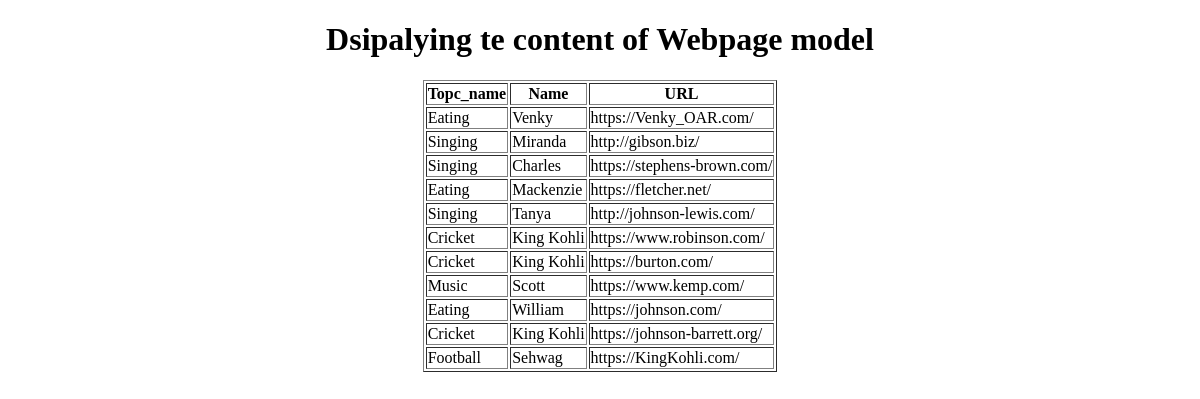
Page /display_webpages/ on the earlier database version.
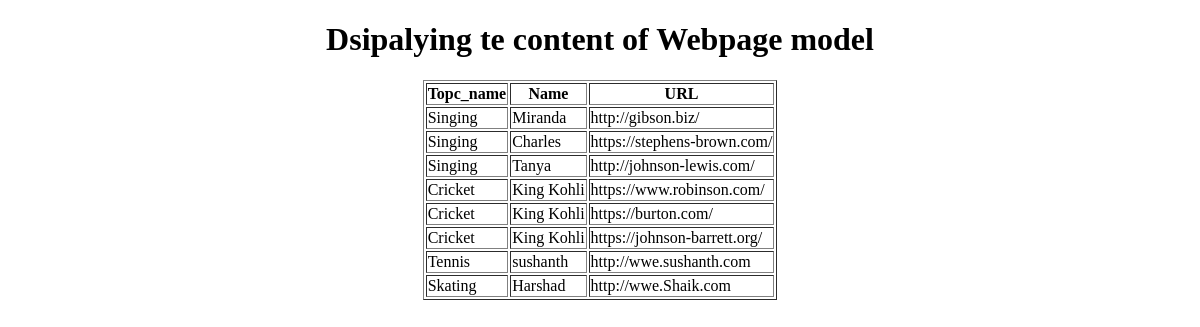
Same page on the later database version.
### app/models.py (models this page shows, shortened)
class Webpage(models.Model):
    topic_name=models.ForeignKey(Topic,on_delete=models.CASCADE)
    name=models.CharField(max_length=100)
    url=models.URLField(max_length=150)

class Topic(models.Model):
    topic_name=models.CharField(max_length=100,primary_key=True)
    def __str__(self):
        return self.topic_name

### app/views.py (the view)
# urls.py: path('display_webpages/',views.display_webpages,name='display_webpages'),
def display_webpages(request):
    webpages=Webpage.objects.all()
    return render(request,'display_webpage.html',context={'webpages':webpages})

### templates/display_webpage.html (shortened to what this page needs)
<!DOCTYPE html>
<html lang="en">
<head>
</head>
<body>
    <center>
        {% if webpages %}
        <h1>Dsipalying te content of Webpage model</h1>
        <table border='1px'>
            <tr>
                <th>Topc_name</th>
                <th>Name</th>
                <th>URL</th>
            </tr>
                {% for w in webpages %}
                <tr>
                    <td>{{w.topic_name}}</td>
                    <td>{{w.name}}</td>
                    <td>{{w.url}}</td>
                </tr>
            {% endfor %}
        </table>
        {% else %}
        <h1>No webapges to display</h1>
        {% endif %}
    </center>
</body>
</html>

Differences in the rows shown:
removed Webpage: topic_name "Eating", name "Venky", url "https://Venky_OAR.com/"
removed Webpage: topic_name "Eating", name "Mackenzie", url "https://fletcher.net/"
removed Webpage: topic_name "Music", name "Scott", url "https://www.kemp.com/"
removed Webpage: topic_name "Eating", name "William", url "https://johnson.com/"
removed Webpage: topic_name "Football", name "Sehwag", url "https://KingKohli.com/"
added Webpage: topic_name "Tennis", name "sushanth", url "http://wwe.sushanth.com"
added Webpage: topic_name "Skating", name "Harshad", url "http://wwe.Shaik.com"
